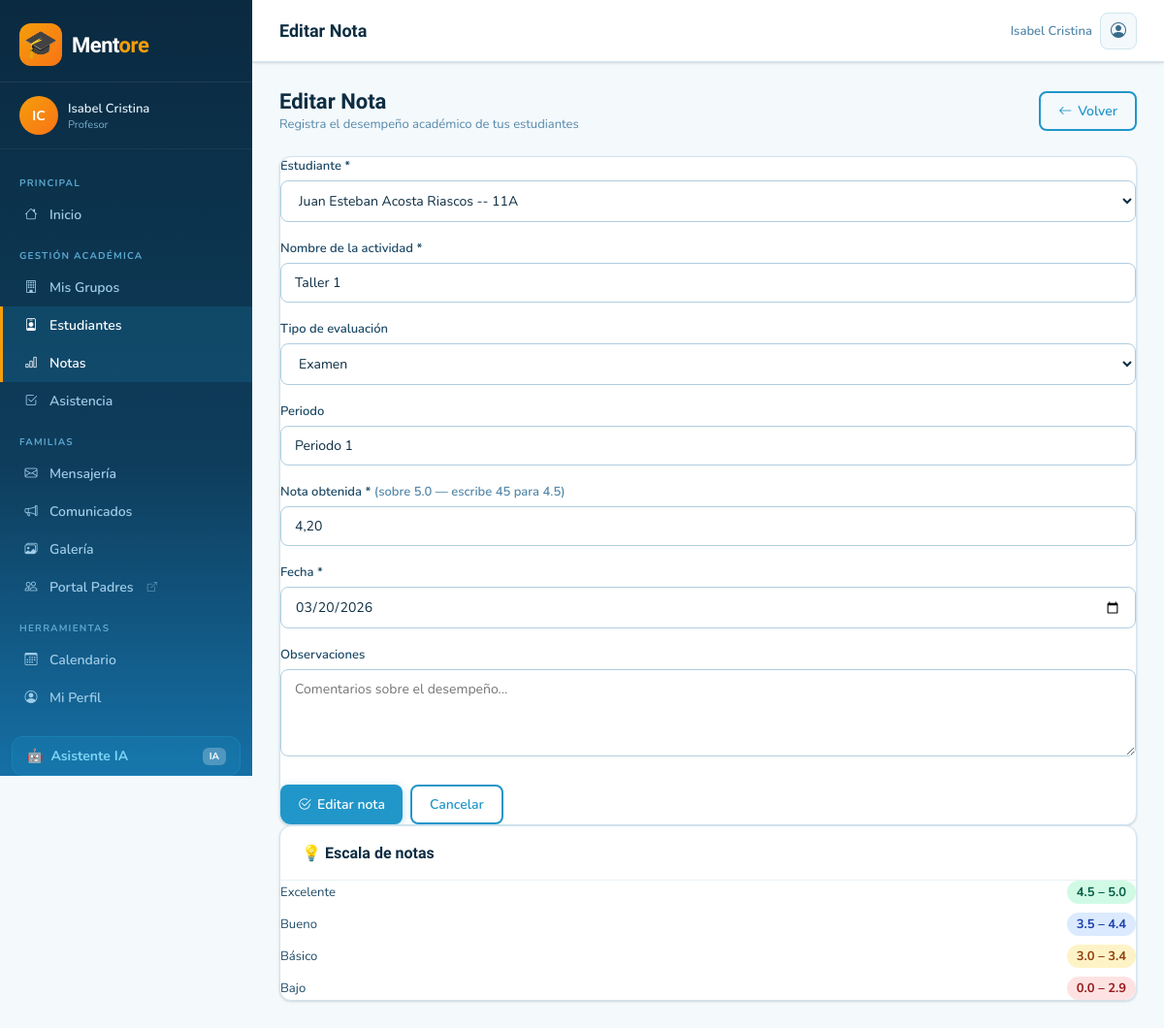
The app's page /grades/351/edit/ (signed in) with its own data.
### grades/models.py (models this page shows, shortened)
class Grade(models.Model):
    GRADE_TYPES = [
        ('exam', 'Examen'),
        ('quiz', 'Quiz'),
        ('homework', 'Tarea'),
        ('project', 'Proyecto'),
        ('participation', 'Participación'),
        ('activity', 'Actividad'),
        ('other', 'Otro'),
    ]
    student = models.ForeignKey(Student, on_delete=models.CASCADE, related_name='grades')
    activity_name = models.CharField(max_length=200, verbose_name='Nombre de la actividad')
    grade_type = models.CharField(max_length=20, choices=GRADE_TYPES, default='activity', verbose_name='Tipo')
    score = models.DecimalField(max_digits=4, decimal_places=2, verbose_name='Nota')
    max_score = models.DecimalField(max_digits=4, decimal_places=2, default=5.0, verbose_name='Nota máxima')
    period = models.CharField(max_length=50, blank=True, verbose_name='Periodo')
    date = models.DateField(verbose_name='Fecha')
    observations = models.TextField(blank=True, verbose_name='Observaciones')
    created_at = models.DateTimeField(auto_now_add=True)
    class Meta:
        ordering = ['-date']
        verbose_name = 'Nota'
        verbose_name_plural = 'Notas'

### students/models.py (models this page shows, shortened)
class Student(models.Model):
    GENDER_CHOICES = [('M', 'Masculino'), ('F', 'Femenino'), ('O', 'Otro')]
    teacher = models.ForeignKey(User, on_delete=models.CASCADE, related_name='students')
    classroom = models.ForeignKey(Classroom, on_delete=models.SET_NULL, null=True, blank=True, related_name='students')
    first_name = models.CharField(max_length=80, verbose_name='Nombre')
    last_name = models.CharField(max_length=80, verbose_name='Apellido')
    document_id = models.CharField(max_length=30, blank=True, verbose_name='Documento de identidad')
    email = models.EmailField(blank=True, verbose_name='Correo')
    parent_email = models.EmailField(blank=True, verbose_name='Correo del padre/madre')
    parent_name = models.CharField(max_length=120, blank=True, verbose_name='Nombre del acudiente')
    parent_phone = models.CharField(max_length=30, blank=True, verbose_name='Teléfono del acudiente')
    date_of_birth = models.DateField(null=True, blank=True, verbose_name='Fecha de nacimiento')
    gender = models.CharField(max_length=1, choices=GENDER_CHOICES, blank=True)
    notes = models.TextField(blank=True, verbose_name='Observaciones')
    photo = models.ImageField(upload_to='students/', blank=True, null=True)
    active = models.BooleanField(default=True)
    created_at = models.DateTimeField(auto_now_add=True)
    class Meta:
        ordering = ['last_name', 'first_name']
        verbose_name = 'Estudiante'
        verbose_name_plural = 'Estudiantes'
    def get_full_name(self):
        return f"{self.first_name} {self.last_name}"

### grades/views.py (the view, shortened to what this page needs)
# urls.py: path('<int:pk>/edit/', views.grade_edit, name='edit'),
@login_required
def grade_edit(request, pk):
    grade = get_object_or_404(Grade, pk=pk, student__teacher=request.user)
    students = Student.objects.filter(teacher=request.user, active=True)
    return render(request, 'grades/grade_form.html', {
        'grade': grade,
        'students': students,
        'action': 'Editar',
        'today': date.today().isoformat(),
        'grade_types': Grade.GRADE_TYPES,
    })

### templates/grades/grade_form.html (shortened to what this page needs)
{% extends 'base/layout.html' %}
{% block page_title %}{{ action }} Nota{% endblock %}
{% block content %}
<div class="page-header">
  <div class="page-header-left">
    <h1>{{ action }} Nota</h1>
    <p>Registra el desempeño académico de tus estudiantes</p>
  </div>
  <a href="{% url 'grades:list' %}" class="btn-outline">
    <i class="bi bi-arrow-left"></i> Volver
  </a>
</div>
<div class="row">
  <div class="col-lg-7">
    <div class="card">
      <form method="post">
        <div class="form-group">
          <label class="form-label">Estudiante *</label>
          <select name="student" class="form-control" required>
            {% for student in students %}
            <option value="{{ student.pk }}"
              {% if grade.student_id == student.pk or preselect == student.pk|stringformat:"s" %}selected{% endif %}>
              {{ student.get_full_name }}
              {% if student.classroom %} -- {{ student.classroom.name }}{% endif %}
            </option>
            {% endfor %}
          </select>
        </div>
        <div class="form-group">
          <label class="form-label">Nombre de la actividad *</label>
          <input type="text" name="activity_name" class="form-control"
            placeholder="Ej: Examen parcial 1, Tarea capítulo 3..."
            value="{{ grade.activity_name|default:'' }}" required>
        </div>
        <div class="row g-3">
          <div class="col-md-6 form-group">
            <label class="form-label">Tipo de evaluación</label>
            <select name="grade_type" class="form-control">
              {% for value, label in grade_types %}
              <option value="{{ value }}" {% if grade.grade_type == value %}selected{% endif %}>{{ label }}</option>
              {% endfor %}
            </select>
          </div>
          <div class="col-md-6 form-group">
            <label class="form-label">Periodo</label>
            <input type="text" name="period" class="form-control"
              placeholder="Ej: Periodo 1, Q1, Semestre A..."
              value="{{ grade.period|default:'' }}">
          </div>
        </div>
        <div class="form-group">
          <label class="form-label">Nota obtenida * <small class="text-muted">(sobre 5.0 — escribe 45 para 4.5)</small></label>
          <input type="text" name="score" class="form-control"
            placeholder="Ej: 4.5 o 45 o 5"
            value="{{ grade.score|default:'' }}" required>
        </div>
        <div class="form-group">
          <label class="form-label">Fecha *</label>
          <input type="date" name="date" class="form-control"
            value="{{ grade.date|date:'Y-m-d'|default:today }}" required>
        </div>
        <div class="form-group">
          <label class="form-label">Observaciones</label>
          <textarea name="observations" class="form-control" rows="3"
            placeholder="Comentarios sobre el desempeño...">{{ grade.observations|default:'' }}</textarea>
        </div>
        <div class="d-flex gap-2 mt-4">
          <button type="submit" class="btn-primary">
            <i class="bi bi-check2-circle"></i> {{ action }} nota
          </button>
          <a href="{% url 'grades:list' %}" class="btn-outline">Cancelar</a>
        </div>
      </form>
    </div>
  </div>
  <div class="col-lg-5">
    <div class="card">
      <div class="card-header"><span class="card-title">💡 Escala de notas</span></div>
      <div style="display:flex;flex-direction:column;gap:.6rem;">
        <div class="d-flex justify-content-between align-items-center">
          <span style="font-size:.875rem;">Excelente</span>
          <span class="grade-pill grade-a">4.5 – 5.0</span>
        </div>
        <div class="d-flex justify-content-between align-items-center">
          <span style="font-size:.875rem;">Bueno</span>
          <span class="grade-pill grade-b">3.5 – 4.4</span>
        </div>
        <div class="d-flex justify-content-between align-items-center">
          <span style="font-size:.875rem;">Básico</span>
          <span class="grade-pill grade-c">3.0 – 3.4</span>
        </div>
        <div class="d-flex justify-content-between align-items-center">
          <span style="font-size:.875rem;">Bajo</span>
          <span class="grade-pill grade-d">0.0 – 2.9</span>
        </div>
      </div>
    </div>
  </div>
</div>
{% endblock %}

### templates/base/layout.html (shortened to what this page needs)
{% load static %}
<!DOCTYPE html>
<html lang="es">
<head>
  <link rel="stylesheet" href="https://cdnjs.cloudflare.com/ajax/libs/bootstrap-icons/1.11.3/font/bootstrap-icons.min.css">
  <link rel="stylesheet" href="{% static 'css/mentore.css' %}">
</head>
<body>
<aside class="sidebar">
  <a href="{% url 'students:dashboard' %}" class="sidebar-brand">
    <div class="sidebar-brand-icon">🎓</div>
    <span class="sidebar-brand-name">Ment<span>ore</span></span>
  </a>
  {% if user.is_authenticated %}
  <div class="sidebar-user-block">
    <div class="sidebar-user-avatar">{{ user.first_name|first|upper }}{{ user.last_name|first|upper }}</div>
    <div>
      <div class="sidebar-user-name">{{ user.get_full_name|default:user.username }}</div>
      <div class="sidebar-user-role">Profesor</div>
    </div>
  </div>
  {% endif %}
  <ul class="sidebar-nav">
    <li class="sidebar-section-label">Principal</li>
    <li class="nav-item {% if request.resolver_match.url_name == 'dashboard' %}active{% endif %}">
      <a href="{% url 'students:dashboard' %}" class="sidebar-link {% if request.resolver_match.url_name == 'dashboard' %}active{% endif %}">
        <i class="bi bi-house nav-icon"></i> Inicio
      </a>
    </li>
    <li class="sidebar-section-label">Gestión Académica</li>
    <li>
      <a href="{% url 'students:classrooms' %}" class="sidebar-link {% if 'classroom' in request.resolver_match.url_name|default:'' %}active{% endif %}">
        <i class="bi bi-building nav-icon"></i> Mis Grupos
      </a>
    </li>
    <li>
      <a href="{% url 'students:list' %}" class="sidebar-link {% if request.resolver_match.url_name in 'list,create,detail,edit' %}active{% endif %}">
        <i class="bi bi-person-badge nav-icon"></i> Estudiantes
      </a>
    </li>
    <li>
      <a href="{% url 'grades:list' %}" class="sidebar-link {% if request.resolver_match.namespace == 'grades' %}active{% endif %}">
        <i class="bi bi-bar-chart nav-icon"></i> Notas
      </a>
    </li>
    <li>
      <a href="{% url 'students:attendance' %}" class="sidebar-link {% if 'attendance' in request.resolver_match.url_name|default:'' %}active{% endif %}">
        <i class="bi bi-check2-square nav-icon"></i> Asistencia
      </a>
    </li>
    <li class="sidebar-section-label">Familias</li>
    <li>
      <a href="{% url 'students:message_list' %}" class="sidebar-link {% if 'message' in request.resolver_match.url_name|default:'' %}active{% endif %}">
        <i class="bi bi-envelope nav-icon"></i> Mensajería
      </a>
    </li>
    <li>
      <a href="{% url 'students:announcement_list' %}" class="sidebar-link {% if 'announcement' in request.resolver_match.url_name|default:'' %}active{% endif %}">
        <i class="bi bi-megaphone nav-icon"></i> Comunicados
      </a>
    </li>
    <li>
      <a href="{% url 'gallery:list' %}" class="sidebar-link {% if request.resolver_match.namespace == 'gallery' %}active{% endif %}">
        <i class="bi bi-images nav-icon"></i> Galería
      </a>
    </li>
    <li>
      <a href="/padres/" class="sidebar-link" target="_blank">
        <i class="bi bi-people nav-icon"></i> Portal Padres <i class="bi bi-box-arrow-up-right" style="font-size:10px;opacity:.6;margin-left:4px;"></i>
      </a>
    </li>
    <li class="sidebar-section-label">Herramientas</li>
    <li>
      <a href="{% url 'calendar_app:schedule' %}" class="sidebar-link {% if request.resolver_match.namespace == 'calendar_app' %}active{% endif %}">
        <i class="bi bi-calendar3 nav-icon"></i> Calendario
      </a>
    </li>
    <li>
      <a href="{% url 'accounts:profile' %}" class="sidebar-link {% if request.resolver_match.url_name == 'profile' %}active{% endif %}">
        <i class="bi bi-person-circle nav-icon"></i> Mi Perfil
      </a>
    </li>
  </ul>
  <a href="{% url 'ai_assistant:chat' %}" class="sidebar-ai-chip">
    🤖 <span>Asistente IA</span>
    <span class="ai-badge" style="margin-left:auto;background:rgba(255,255,255,.25);color:#fff;font-size:10px;padding:2px 7px;border-radius:6px;font-weight:700;">IA</span>
  </a>
</aside>
<div class="main-content">
  <header class="topbar">
    <h1 class="topbar-title">{% block page_title %}Dashboard{% endblock %}</h1>
    <div class="topbar-right">
      <span style="font-size:13px;color:var(--gray-500);font-weight:600;">{{ user.get_full_name|default:user.username }}</span>
      <a href="{% url 'accounts:profile' %}" class="topbar-btn" title="Mi perfil"><i class="bi bi-person-circle"></i></a>
    </div>
  </header>
  <div class="content-area">
    {% block content %}{% endblock %}
  </div>
</div>
</body>
</html>

### records on screen
Grade: student "Juan Esteban Acosta Riascos -- 11A", activity_name "Taller 1", period "Periodo 1", score "4,20", date "03/20/2026"

### other values on screen
{{ user.first_name|first|upper }} "I"
{{ user.last_name|first|upper }} "C"
{{ user.get_full_name|default:user.username }} "Isabel Cristina"
{{ action }} "Editar"
form field grade_type "Examen"
